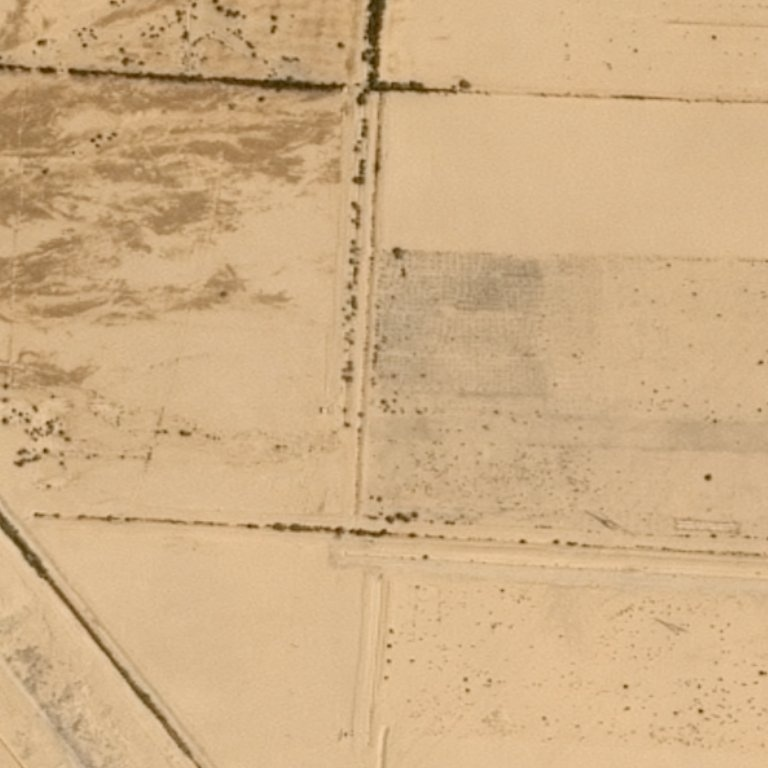
#> input picture hw3/desert_forest/test_image_10.jpg, 768 x 768 px
$ jupyter execute --allow-errors homework_3_1.ipynb   (shell and % lines are left out)
#> lines starting #> are read from the running program, lines starting #| are printed output that depends on the picture
# Homework 3

[cell 1]
import numpy as np
import cv2
import matplotlib.pyplot as plt

plt.style.use('seaborn')

# Задача №1 - Лес или пустыня?

Часто при анализе изображений местности необходимо понять ее характер. В частности, если определить, что на изображении преобладет вода, то имеет смысл искать корабли на таком изображении. Если на картинке густой лес, то, возможно, это не лучшая зона для посадки дрона или беспилотника.

Ваша задача - написать программу, которая будет отличать лес от пустыни. В приложении можно найти реальные спутниковые снимки лесов и пустынь.

Примеры изображений:
<table><tr>
    <td>  </td>
    <td>  </td>
</tr></table>

[cell 2]
def des_or_for(image):
    """
    :param image: исходное изображение (RGB)
    :return: 1 - Пустыня, 0 - Лес
    """
    gray = cv2.cvtColor(image.copy(), cv2.COLOR_RGB2GRAY)
    hist = cv2.calcHist([image.ravel()], [0], None, [256], [0, 256])
    if np.argmax(hist) < len(hist):
        return 1
    return 0

[cell 3]
image = cv2.imread('desert_forest/test_image_10.jpg')
#> image is the input picture: shape (768, 768, 3); mean B, G, R 132.6, 174.2, 206.9
h, w, _ = image.shape
#> h = 768; w = 768
image = cv2.resize(image.copy(), (w // 2, h // 2))
#> image: shape (384, 384, 3)
image = cv2.cvtColor(image.copy(), cv2.COLOR_BGR2RGB)

# grayscale
gray = cv2.cvtColor(image.copy(), cv2.COLOR_RGB2GRAY)
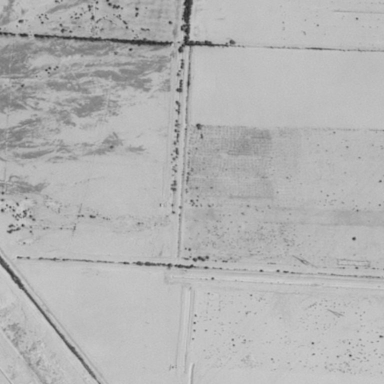
#> gray: shape (384, 384); min 41, max 213, mean 179.4

[cell 4]
plt.subplot(211)
plt.imshow(image)
plt.title('Исходное изображение'), plt.axis('off')
if des_or_for(image):
#> in des_or_for, `hist = cv2.calcHist([image.ravel()], [0], None, [256], [0, 256])`: hist = 256 values, max 9430 at index 144, min 0 at index 242, mean 1728

$ run again, with hw3/desert_forest/test_image_00.jpg copied over hw3/desert_forest/test_image_10.jpg
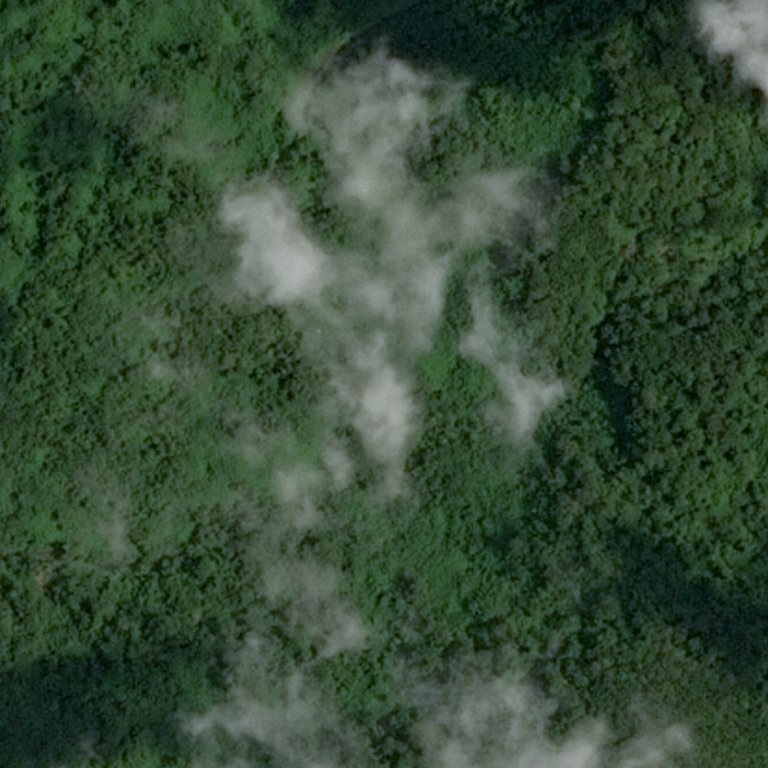
#> input picture hw3/desert_forest/test_image_00.jpg, 768 x 768 px
#> image is the input picture: shape (768, 768, 3); mean B, G, R 54, 75.5, 54
#> `gray = cv2.cvtColor(image.copy(), cv2.COLOR_RGB2GRAY)`:
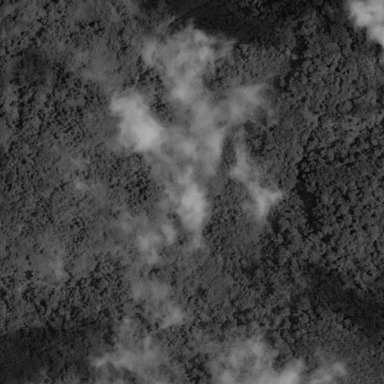
#> gray: shape (384, 384); min 7, max 178, mean 66.8
#> hist = 256 values, max 6624 at index 50, min 0 at index 181, mean 1728

$ run again, with hw3/desert_forest/test_image_02.jpg copied over hw3/desert_forest/test_image_10.jpg
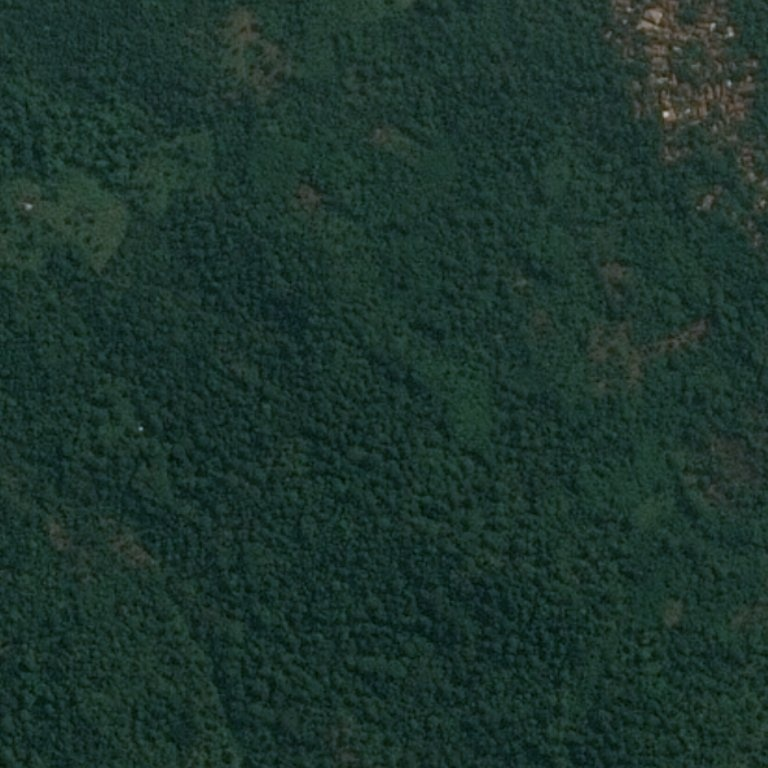
#> input picture hw3/desert_forest/test_image_02.jpg, 768 x 768 px
#> image is the input picture: shape (768, 768, 3); mean B, G, R 44.9, 52.6, 28.7
#> `gray = cv2.cvtColor(image.copy(), cv2.COLOR_RGB2GRAY)`:
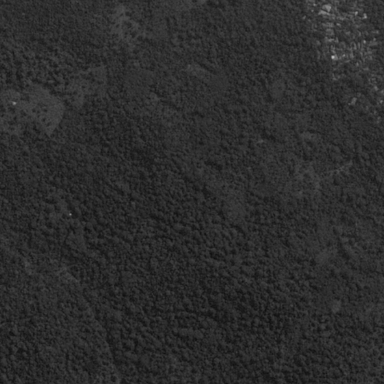
#> gray: shape (384, 384); min 14, max 181, mean 44.7
#> hist = 256 values, max 12295 at index 49, min 0 at index 0, mean 1728
